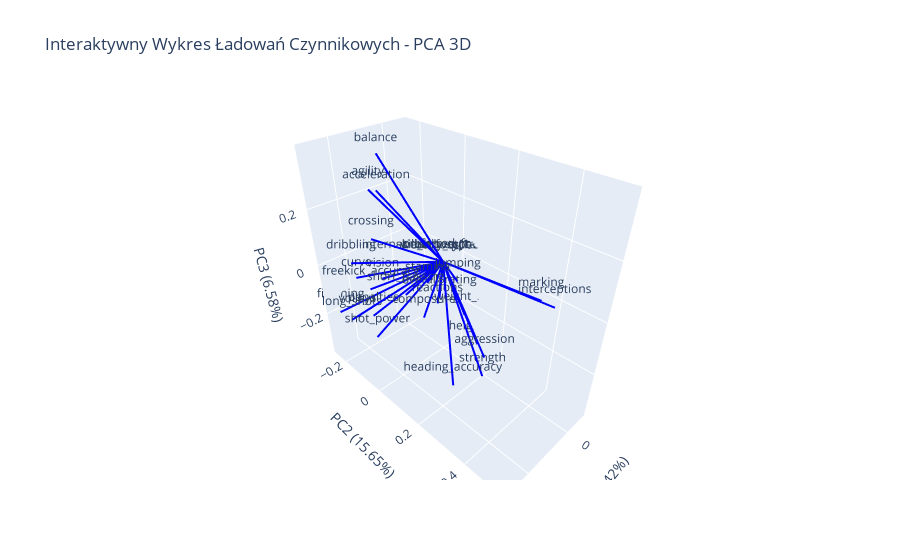

Notebook code cell kept with this figure:
### Code cell
# Obliczenie ładunków czynnikowych
loadings = pca.components_.T

# Tworzenie interaktywnego wykresu 3D
fig = go.Figure()

# Dodanie strzałek dla każdej zmiennej
for i, var in enumerate(data_cleaned.columns):
    fig.add_trace(
        go.Scatter3d(
            x=[0, loadings[i, 0]],
            y=[0, loadings[i, 1]],
            z=[0, loadings[i, 2]],
            mode='lines+text',
            line=dict(color='blue', width=4),
            text=[None, var],
            textposition="top center",
            showlegend=False
        )
    )

# Ustawienie osi i tytułu
fig.update_layout(
    scene=dict(
        xaxis_title=f"PC1 ({pca.explained_variance_ratio_[0]:.2%})",
        yaxis_title=f"PC2 ({pca.explained_variance_ratio_[1]:.2%})",
        zaxis_title=f"PC3 ({pca.explained_variance_ratio_[2]:.2%})",
    ),
    title="Interaktywny Wykres Ładowań Czynnikowych - PCA 3D",
)

fig.show()

### Figure 1 — Plotly figure (JSON) as saved in the notebook; plotly's stock layout.template omitted (floating-point values rounded to 4 significant figures)
{"data": [{"line": {"color": "blue", "width": 4}, "mode": "lines+text", "showlegend": false, "text": [null, "height_cm"], "textposition": "top center", "type": "scatter3d", "x": [0, -0.08404], "y": [0, 0.09403], "z": [0, -0.3594]}, {"line": {"color": "blue", "width": 4}, "mode": "lines+text", "showlegend": false, "text": [null, "weight_kgs"], "textposition": "top center", "type": "scatter3d", "x": [0, -0.04012], "y": [0, 0.06555], "z": [0, -0.21]}, {"line": {"color": "blue", "width": 4}, "mode": "lines+text", "showlegend": false, "text": [null, "overall_rating"], "textposition": "top center", "type": "scatter3d", "x": [0, 0.05678], "y": [0, 0.03951], "z": [0, -0.09981]}, {"line": {"color": "blue", "width": 4}, "mode": "lines+text", "showlegend": false, "text": [null, "preferred_foot"], "textposition": "top center", "type": "scatter3d", "x": [0, -0.000889], "y": [0, -0.0003741], "z": [0, -0.002182]}, {"line": {"color": "blue", "width": 4}, "mode": "lines+text", "showlegend": false, "text": [null, "international_reputation(1-5)"], "textposition": "top center", "type": "scatter3d", "x": [0, 0.001532], "y": [0, 0.000544], "z": [0, -0.003597]}, {"line": {"color": "blue", "width": 4}, "mode": "lines+text", "showlegend": false, "text": [null, "weak_foot(1-5)"], "textposition": "top center", "type": "scatter3d", "x": [0, 0.004008], "y": [0, -0.002613], "z": [0, -0.001172]}, {"line": {"color": "blue", "width": 4}, "mode": "lines+text", "showlegend": false, "text": [null, "skill_moves(1-5)"], "textposition": "top center", "type": "scatter3d", "x": [0, 0.01026], "y": [0, -0.004326], "z": [0, 0.001498]}, {"line": {"color": "blue", "width": 4}, "mode": "lines+text", "showlegend": false, "text": [null, "body_type"], "textposition": "top center", "type": "scatter3d", "x": [0, -0.0005076], "y": [0, 0.001912], "z": [0, -0.005061]}, {"line": {"color": "blue", "width": 4}, "mode": "lines+text", "showlegend": false, "text": [null, "crossing"], "textposition": "top center", "type": "scatter3d", "x": [0, 0.2701], "y": [0, -0.004122], "z": [0, 0.1893]}, {"line": {"color": "blue", "width": 4}, "mode": "lines+text", "showlegend": false, "text": [null, "finishing"], "textposition": "top center", "type": "scatter3d", "x": [0, 0.2682], "y": [0, -0.2488], "z": [0, -0.2011]}, {"line": {"color": "blue", "width": 4}, "mode": "lines+text", "showlegend": false, "text": [null, "heading_accuracy"], "textposition": "top center", "type": "scatter3d", "x": [0, 0.1959], "y": [0, 0.2423], "z": [0, -0.2568]}, {"line": {"color": "blue", "width": 4}, "mode": "lines+text", "showlegend": false, "text": [null, "short_passing"], "textposition": "top center", "type": "scatter3d", "x": [0, 0.2237], "y": [0, 0.07285], "z": [0, 0.01569]}, {"line": {"color": "blue", "width": 4}, "mode": "lines+text", "showlegend": false, "text": [null, "volleys"], "textposition": "top center", "type": "scatter3d", "x": [0, 0.2506], "y": [0, -0.1717], "z": [0, -0.189]}, {"line": {"color": "blue", "width": 4}, "mode": "lines+text", "showlegend": false, "text": [null, "dribbling"], "textposition": "top center", "type": "scatter3d", "x": [0, 0.295], "y": [0, -0.08461], "z": [0, 0.08706]}, {"line": {"color": "blue", "width": 4}, "mode": "lines+text", "showlegend": false, "text": [null, "curve"], "textposition": "top center", "type": "scatter3d", "x": [0, 0.2737], "y": [0, -0.1023], "z": [0, 0.01677]}, {"line": {"color": "blue", "width": 4}, "mode": "lines+text", "showlegend": false, "text": [null, "freekick_accuracy"], "textposition": "top center", "type": "scatter3d", "x": [0, 0.2447], "y": [0, -0.07618], "z": [0, -0.02792]}, {"line": {"color": "blue", "width": 4}, "mode": "lines+text", "showlegend": false, "text": [null, "acceleration"], "textposition": "top center", "type": "scatter3d", "x": [0, 0.1771], "y": [0, -0.09105], "z": [0, 0.2775]}, {"line": {"color": "blue", "width": 4}, "mode": "lines+text", "showlegend": false, "text": [null, "agility"], "textposition": "top center", "type": "scatter3d", "x": [0, 0.1819], "y": [0, -0.1226], "z": [0, 0.2722]}, {"line": {"color": "blue", "width": 4}, "mode": "lines+text", "showlegend": false, "text": [null, "reactions"], "textposition": "top center", "type": "scatter3d", "x": [0, 0.07483], "y": [0, 0.04981], "z": [0, -0.1064]}, {"line": {"color": "blue", "width": 4}, "mode": "lines+text", "showlegend": false, "text": [null, "balance"], "textposition": "top center", "type": "scatter3d", "x": [0, 0.1509], "y": [0, -0.1109], "z": [0, 0.3739]}, {"line": {"color": "blue", "width": 4}, "mode": "lines+text", "showlegend": false, "text": [null, "shot_power"], "textposition": "top center", "type": "scatter3d", "x": [0, 0.2542], "y": [0, -0.05434], "z": [0, -0.2068]}, {"line": {"color": "blue", "width": 4}, "mode": "lines+text", "showlegend": false, "text": [null, "jumping"], "textposition": "top center", "type": "scatter3d", "x": [0, 0.05057], "y": [0, 0.1156], "z": [0, 0.0007536]}, {"line": {"color": "blue", "width": 4}, "mode": "lines+text", "showlegend": false, "text": [null, "stamina"], "textposition": "top center", "type": "scatter3d", "x": [0, 0.2096], "y": [0, 0.154], "z": [0, 0.09208]}, {"line": {"color": "blue", "width": 4}, "mode": "lines+text", "showlegend": false, "text": [null, "strength"], "textposition": "top center", "type": "scatter3d", "x": [0, 0.02562], "y": [0, 0.2163], "z": [0, -0.3599]}, {"line": {"color": "blue", "width": 4}, "mode": "lines+text", "showlegend": false, "text": [null, "long_shots"], "textposition": "top center", "type": "scatter3d", "x": [0, 0.2887], "y": [0, -0.14], "z": [0, -0.1621]}, {"line": {"color": "blue", "width": 4}, "mode": "lines+text", "showlegend": false, "text": [null, "aggression"], "textposition": "top center", "type": "scatter3d", "x": [0, 0.1779], "y": [0, 0.3444], "z": [0, -0.08252]}, {"line": {"color": "blue", "width": 4}, "mode": "lines+text", "showlegend": false, "text": [null, "interceptions"], "textposition": "top center", "type": "scatter3d", "x": [0, 0.1611], "y": [0, 0.5246], "z": [0, 0.1796]}, {"line": {"color": "blue", "width": 4}, "mode": "lines+text", "showlegend": false, "text": [null, "vision"], "textposition": "top center", "type": "scatter3d", "x": [0, 0.1782], "y": [0, -0.1014], "z": [0, -0.03103]}, {"line": {"color": "blue", "width": 4}, "mode": "lines+text", "showlegend": false, "text": [null, "penalties"], "textposition": "top center", "type": "scatter3d", "x": [0, 0.2153], "y": [0, -0.1223], "z": [0, -0.1765]}, {"line": {"color": "blue", "width": 4}, "mode": "lines+text", "showlegend": false, "text": [null, "composure"], "textposition": "top center", "type": "scatter3d", "x": [0, 0.1396], "y": [0, 0.05296], "z": [0, -0.128]}, {"line": {"color": "blue", "width": 4}, "mode": "lines+text", "showlegend": false, "text": [null, "marking"], "textposition": "top center", "type": "scatter3d", "x": [0, 0.1639], "y": [0, 0.49], "z": [0, 0.182]}], "layout": {"scene": {"xaxis": {"title": {"text": "PC1 (56.42%)"}}, "yaxis": {"title": {"text": "PC2 (15.65%)"}}, "zaxis": {"title": {"text": "PC3 (6.58%)"}}}, "title": {"text": "Interaktywny Wykres Ładowań Czynnikowych - PCA 3D"}}}
